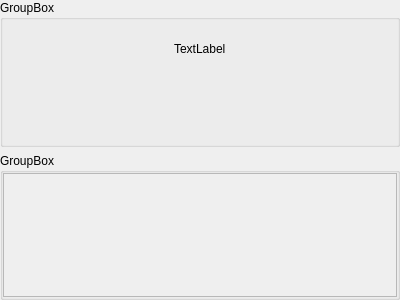
<?xml version="1.0" encoding="UTF-8"?>
<ui version="4.0">
 <class>C_SdBueMessageRxList</class>
 <widget class="QWidget" name="C_SdBueMessageRxList">
  <property name="geometry">
   <rect>
    <x>0</x>
    <y>0</y>
    <width>400</width>
    <height>300</height>
   </rect>
  </property>
  <property name="windowTitle">
   <string>Form</string>
  </property>
  <layout class="QVBoxLayout" name="verticalLayout" stretch="1,1">
   <property name="leftMargin">
    <number>0</number>
   </property>
   <property name="topMargin">
    <number>0</number>
   </property>
   <property name="rightMargin">
    <number>0</number>
   </property>
   <property name="bottomMargin">
    <number>0</number>
   </property>
   <item>
    <widget class="stw_opensyde_gui_elements::C_OgeGbxTransparent" name="pc_GroupBoxEmpty">
     <property name="title">
      <string>GroupBox</string>
     </property>
     <layout class="QVBoxLayout" name="verticalLayout_2" stretch="0,0,1">
      <item>
       <spacer name="verticalSpacer_3">
        <property name="orientation">
         <enum>Qt::Vertical</enum>
        </property>
        <property name="sizeHint" stdset="0">
         <size>
          <width>20</width>
          <height>10</height>
         </size>
        </property>
       </spacer>
      </item>
      <item>
       <layout class="QHBoxLayout" name="horizontalLayout_2">
        <item>
         <spacer name="horizontalSpacer_2">
          <property name="orientation">
           <enum>Qt::Horizontal</enum>
          </property>
          <property name="sizeHint" stdset="0">
           <size>
            <width>40</width>
            <height>20</height>
           </size>
          </property>
         </spacer>
        </item>
        <item>
         <widget class="stw_opensyde_gui_elements::C_OgeLabGroupItem" name="pc_LabelEmpty">
          <property name="text">
           <string>TextLabel</string>
          </property>
         </widget>
        </item>
        <item>
         <spacer name="horizontalSpacer">
          <property name="orientation">
           <enum>Qt::Horizontal</enum>
          </property>
          <property name="sizeHint" stdset="0">
           <size>
            <width>40</width>
            <height>20</height>
           </size>
          </property>
         </spacer>
        </item>
       </layout>
      </item>
      <item>
       <spacer name="verticalSpacer_2">
        <property name="orientation">
         <enum>Qt::Vertical</enum>
        </property>
        <property name="sizeHint" stdset="0">
         <size>
          <width>20</width>
          <height>67</height>
         </size>
        </property>
       </spacer>
      </item>
     </layout>
    </widget>
   </item>
   <item>
    <widget class="stw_opensyde_gui_elements::C_OgeGbxTransparent" name="pc_GroupBoxNotEmpty">
     <property name="title">
      <string>GroupBox</string>
     </property>
     <layout class="QHBoxLayout" name="horizontalLayout">
      <property name="leftMargin">
       <number>0</number>
      </property>
      <property name="topMargin">
       <number>0</number>
      </property>
      <property name="rightMargin">
       <number>0</number>
      </property>
      <property name="bottomMargin">
       <number>0</number>
      </property>
      <item>
       <widget class="stw_opensyde_gui_elements::C_OgeTransparentScrollArea" name="pc_ScrollArea">
        <property name="minimumSize">
         <size>
          <width>0</width>
          <height>65</height>
         </size>
        </property>
        <property name="widgetResizable">
         <bool>true</bool>
        </property>
        <widget class="QWidget" name="scrollAreaWidgetContents">
         <property name="geometry">
          <rect>
           <x>0</x>
           <y>0</y>
           <width>396</width>
           <height>130</height>
          </rect>
         </property>
         <layout class="QVBoxLayout" name="pc_VerticalLayout">
          <property name="spacing">
           <number>1</number>
          </property>
          <property name="leftMargin">
           <number>0</number>
          </property>
          <property name="topMargin">
           <number>0</number>
          </property>
          <property name="rightMargin">
           <number>0</number>
          </property>
          <property name="bottomMargin">
           <number>0</number>
          </property>
          <item>
           <spacer name="verticalSpacer">
            <property name="orientation">
             <enum>Qt::Vertical</enum>
            </property>
            <property name="sizeHint" stdset="0">
             <size>
              <width>20</width>
              <height>40</height>
             </size>
            </property>
           </spacer>
          </item>
         </layout>
        </widget>
       </widget>
      </item>
     </layout>
    </widget>
   </item>
  </layout>
 </widget>
 <customwidgets>
  <customwidget>
   <class>stw_opensyde_gui_elements::C_OgeLabGroupItem</class>
   <extends>QLabel</extends>
   <header>C_OgeLabGroupItem.h</header>
  </customwidget>
  <customwidget>
   <class>stw_opensyde_gui_elements::C_OgeGbxTransparent</class>
   <extends>QGroupBox</extends>
   <header>C_OgeGbxTransparent.h</header>
   <container>1</container>
  </customwidget>
  <customwidget>
   <class>stw_opensyde_gui_elements::C_OgeTransparentScrollArea</class>
   <extends>QScrollArea</extends>
   <header>C_OgeTransparentScrollArea.h</header>
   <container>1</container>
  </customwidget>
 </customwidgets>
 <resources/>
 <connections/>
</ui>
